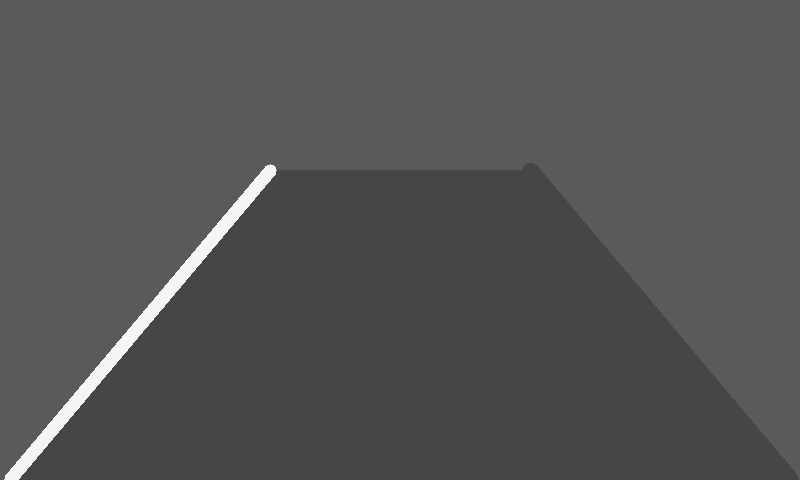
#> input picture PS1_Computer_Vision/outputs/one_lane_run/01_grayscale.png, 800 x 480 px
$ python lane_detection.py outputs/one_lane_run/01_grayscale.png
#> lines starting #> are read from the running program, lines starting #| are printed output that depends on the picture; after the words box and inside, x2 and y2 are one past the last pixel; in counts of white or black regions, pixels touching at a corner belong together
"""Find approximate lane boundaries in one road image."""

import argparse
from pathlib import Path

import cv2
import numpy as np


def save_image(path, image):
    """Save an image, and report a clear error if saving fails."""
    if not cv2.imwrite(str(path), image):
        raise OSError(f"Could not save image: {path}")


def make_road_mask(height, width):
    """Make a white trapezoid over the road; pixels outside it stay black."""
    mask = np.zeros((height, width), dtype=np.uint8)
    top_y = int(height * 0.55)

    # Image coordinates start at the top-left: x goes right, y goes down.
    road_corners = np.array([[
        (int(width * 0.05), height - 1),
        (int(width * 0.15), top_y),
        (int(width * 0.85), top_y),
        (int(width * 0.95), height - 1),
    ]], dtype=np.int32)
    cv2.fillPoly(mask, road_corners, 255)
    return mask


def find_lane_points(road_features, width):
    """Find short line pieces and group their points into left and right sides."""
    lines = cv2.HoughLinesP(
        road_features,
        rho=1,
        theta=np.pi / 180,
        threshold=max(20, int(width * 0.03)),
        minLineLength=max(18, int(width * 0.04)),
        maxLineGap=max(12, int(width * 0.03)),
    )

    left_points, right_points = [], []
    if lines is None:
        return left_points, right_points

    for line in lines:
        x1, y1, x2, y2 = line[0]
        change_x = x2 - x1
        change_y = y2 - y1
        if abs(change_y) < 5:  # Skip nearly horizontal lines.
            continue

        direction = change_x / change_y
        middle_x = (x1 + x2) / 2
        points = [(x1, y1), (x2, y2)]

        # Left and right lane lines usually tilt in opposite directions.
        if direction < -0.18 and middle_x < width / 2:
            left_points.extend(points)
        elif direction > 0.18 and middle_x > width / 2:
            right_points.extend(points)

    return left_points, right_points


def fit_lane_boundary(points, height, width):
    """Fit one long line through the detected points on a side of the lane."""
    if len(points) < 4:
        return None

    points = np.asarray(points, dtype=np.float32)
    if len(np.unique(points[:, 1])) < 2:
        return None

    # Fit x from y because y is the vertical image axis.
    slope, intercept = np.polyfit(points[:, 1], points[:, 0], 1)
    top_y = int(height * 0.55)
    bottom_y = height - 1

    top_x = int(np.clip(slope * top_y + intercept, 0, width - 1))
    bottom_x = int(np.clip(slope * bottom_y + intercept, 0, width - 1))
    return (top_x, top_y), (bottom_x, bottom_y)


def estimate_missing_boundary(found_boundary, missing_side, width):
    """Guess one side from the detected side using a simple lane-width estimate."""
    top, bottom = found_boundary
    direction = -1 if missing_side == "left" else 1

    top_x = top[0] + direction * int(width * 0.28)
    bottom_x = bottom[0] + direction * int(width * 0.55)
    guessed_top = (int(np.clip(top_x, 0, width - 1)), top[1])
    guessed_bottom = (int(np.clip(bottom_x, 0, width - 1)), bottom[1])
    return guessed_top, guessed_bottom


def process_image(image_path, output_folder):
    """Run the image steps, draw the lane area, and save the results."""
    image = cv2.imread(str(image_path))
#> image is the input picture: shape (480, 800, 3); min 70, max 245, mean 83.7
    if image is None:
        raise FileNotFoundError(f"Could not open image: {image_path}")

    output_folder = Path(output_folder)
    output_folder.mkdir(parents=True, exist_ok=True)
    height, width = image.shape[:2]
#> height = 480; width = 800

    # 1. Prepare the image and find edges.
    gray = cv2.cvtColor(image, cv2.COLOR_BGR2GRAY)
    blurred = cv2.GaussianBlur(gray, (5, 5), 0)
    edges = cv2.Canny(blurred, 50, 150)
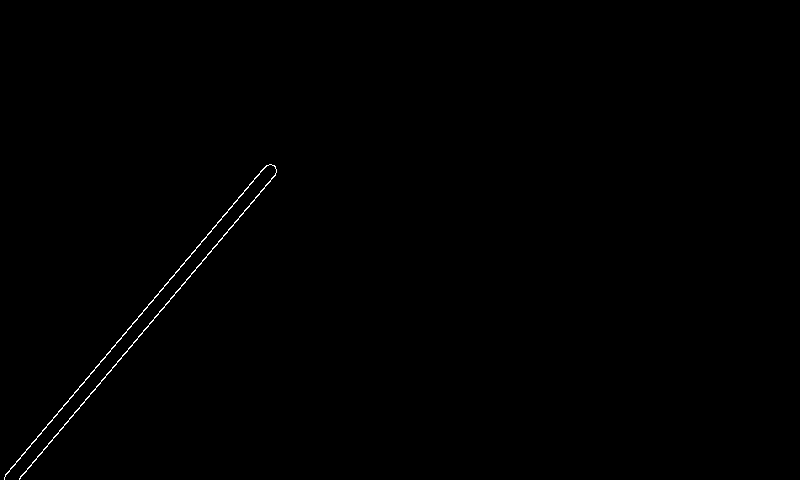
#> edges: shape (480, 800); 0.28% white in thin lines or dots, all inside (x1, y1, x2, y2) = (4, 164, 277, 480)

    # 2. Find white and yellow paint using HSV colour ranges.
    hsv = cv2.cvtColor(image, cv2.COLOR_BGR2HSV)
#> hsv: shape (480, 800, 3); mean H, S, V 0, 0, 83.7
    white = cv2.inRange(hsv, np.array([0, 0, 170]), np.array([180, 90, 255]))
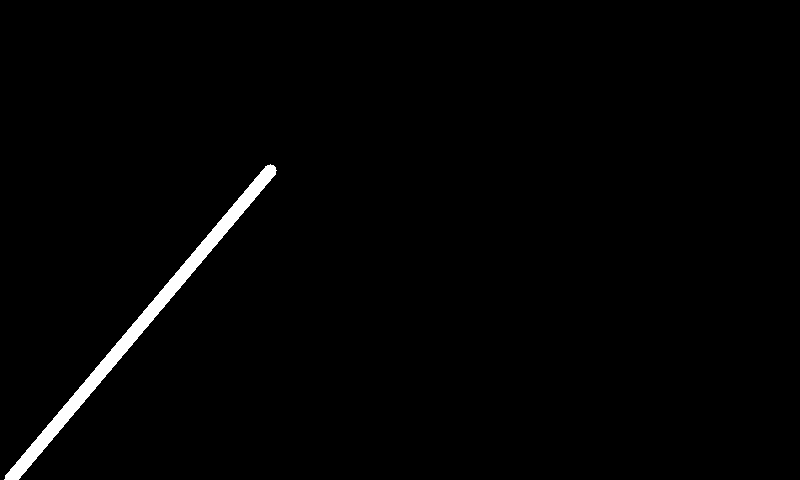
#> white: shape (480, 800); 1.4% white; 1 white region, box (x1, y1, x2, y2) and area: (4, 164, 277, 480) 5287
    yellow = cv2.inRange(hsv, np.array([12, 55, 90]), np.array([40, 255, 255]))
#> yellow: shape (480, 800); every value is 0
    colour_mask = cv2.bitwise_or(white, yellow)

    # 3. Keep edge and paint pixels only in the road-shaped area.
    road_mask = make_road_mask(height, width)
#> in make_road_mask, `cv2.fillPoly(mask, road_corners, 255)`:
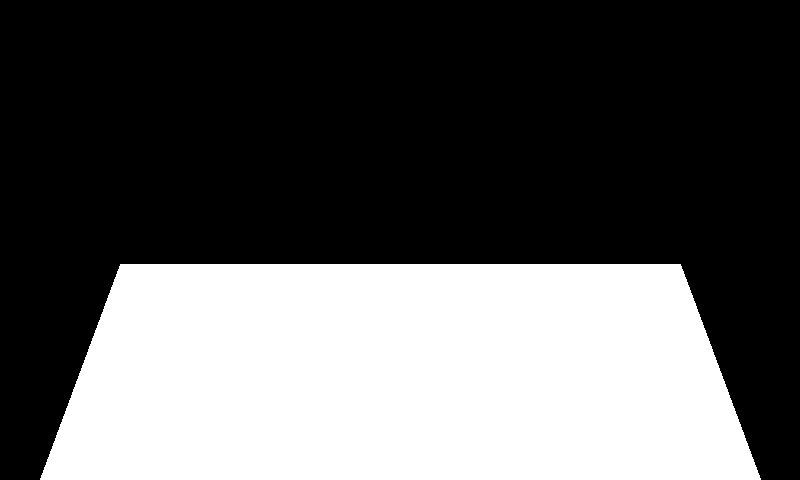
#> mask: shape (480, 800); 36.1% white; 1 white region, box (x1, y1, x2, y2) and area: (40, 264, 761, 480) 138456
    road_edges = cv2.bitwise_and(edges, road_mask)
#> road_edges: shape (480, 800); 0.13% white in thin lines or dots, all inside (x1, y1, x2, y2) = (56, 264, 201, 436)
    road_colour = cv2.bitwise_and(colour_mask, road_mask)
#> road_colour: shape (480, 800); 0.67% white; 1 white region, box (x1, y1, x2, y2) and area: (57, 264, 200, 434) 2582
    road_features = cv2.bitwise_or(road_edges, road_colour)
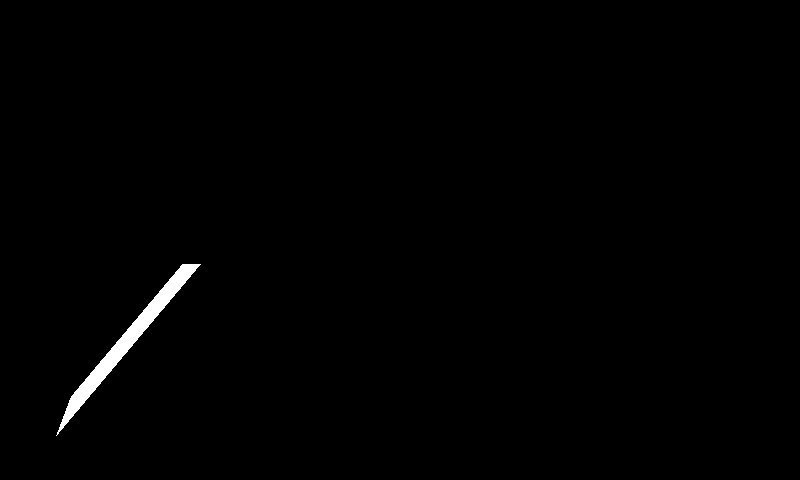
#> road_features: shape (480, 800); 0.74% white; 1 white region, box (x1, y1, x2, y2) and area: (56, 264, 201, 436) 2839

    # 4. Find short lines, group them, and fit one boundary per side.
    left_points, right_points = find_lane_points(road_features, width)
#> in find_lane_points, `lines = cv2.HoughLinesP( road_features, rho=1, theta=np.pi / 180, thre..`: lines = 16 rows, first 6: [60, 424, 194, 264], [58, 430, 197, 264], [67, 406, 191, 264], [66, 409, 192, 264], [56, 435, 199, 264], [70, 402, 186, 264]
#> the loop in find_lane_points, `for line in lines:` made 16 passes
#> (x1, y1, x2, y2, change_x, change_y, direction, middle_x) on passes 1 to 12: (60, 424, 194, 264, 134, -160, -0.838, 127), (58, 430, 197, 264, 139, -166, -0.837, 127.5), (67, 406, 191, 264, 124, -142, -0.873, 129), (66, 409, 192, 264, 126, -145, -0.869, 129), (56, 435, 199, 264, 143, -171, -0.836, 127.5), (70, 402, 186, 264, 116, -138, -0.841, 128), (68, 403, 184, 264, 116, -139, -0.835, 126), (71, 396, 182, 264, 111, -132, -0.841, 126.5), (69, 400, 183, 264, 114, -136, -0.838, 126), (62, 420, 193, 264, 131, -156, -0.84, 127.5), (59, 427, 196, 264, 137, -163, -0.84, 127.5), (63, 417, 189, 267, 126, -150, -0.84, 126)
#> after the loop in find_lane_points, `for line in lines:`: left_points = 32 pairs, first value 56 to 200, second value 264 to 435; right_points = []
#> right_points = []
    left = fit_lane_boundary(left_points, height, width)
#> in fit_lane_boundary, `points = np.asarray(points, dtype=np.float32)`: points has the same summary as left_points in find_lane_points
#> in fit_lane_boundary, `slope, intercept = np.polyfit(points[:, 1], points[:, 0], 1)`: slope = -0.84; intercept = 412.7
#> in fit_lane_boundary, `top_x = int(np.clip(slope * top_y + intercept, 0, width - 1))`: top_x = 191
#> in fit_lane_boundary, `bottom_x = int(np.clip(slope * bottom_y + intercept, 0, width - 1))`: bottom_x = 10
#> left = ((191, 264), (10, 479))
    right = fit_lane_boundary(right_points, height, width)
    left_detected = left is not None
#> left_detected = True
    right_detected = right is not None
#> right_detected = False

    # Save these steps even when no lane is found, so they can be inspected.
    steps = [
        ("01_grayscale.png", gray),
        ("02_blurred.png", blurred),
        ("03_colour_mask.png", colour_mask),
        ("04_edges.png", edges),
        ("05_roi_mask.png", road_mask),
        ("06_roi_edges.png", road_features),
    ]
    for filename, step_image in steps:
        save_image(output_folder / filename, step_image)
#> this loop made 6 passes
#> filename on passes 1 to 6: '01_grayscale.png', '02_blurred.png', '03_colour_mask.png', '04_edges.png', '05_roi_mask.png', '06_roi_edges.png'

    if left is None and right is None:
        raise RuntimeError(f"No lane boundary was found. Check the images in {output_folder}")
    if left is None:
        left = estimate_missing_boundary(right, "left", width)
    if right is None:
        right = estimate_missing_boundary(left, "right", width)
#> in estimate_missing_boundary, `top, bottom = found_boundary`: top = (191, 264); bottom = (10, 479)
#> in estimate_missing_boundary, `top_x = top[0] + direction * int(width * 0.28)`: top_x = 415
#> in estimate_missing_boundary, `bottom_x = bottom[0] + direction * int(width * 0.55)`: bottom_x = 450
#> in estimate_missing_boundary, `guessed_top = (int(np.clip(top_x, 0, width - 1)), top[1])`: guessed_top = (415, 264)
#> in estimate_missing_boundary, `guessed_bottom = (int(np.clip(bottom_x, 0, width - 1)), bottom[1])`: guessed_bottom = (450, 479)
#> right = ((415, 264), (450, 479))

    # The polygon is the area between the two lane boundaries.
    left_top, left_bottom = left
#> left_top = (191, 264); left_bottom = (10, 479)
    right_top, right_bottom = right
#> right_top = (415, 264); right_bottom = (450, 479)
    lane_polygon = np.array([[
        left_bottom, left_top, right_top, right_bottom
    ]], dtype=np.int32)
#> lane_polygon = [[10, 479], [191, 264], [415, 264], [450, 479]]

    # Assignment output: black inside the lane, white everywhere else.
    lane_mask = np.full((height, width), 255, dtype=np.uint8)
    cv2.fillPoly(lane_mask, lane_polygon, 0)
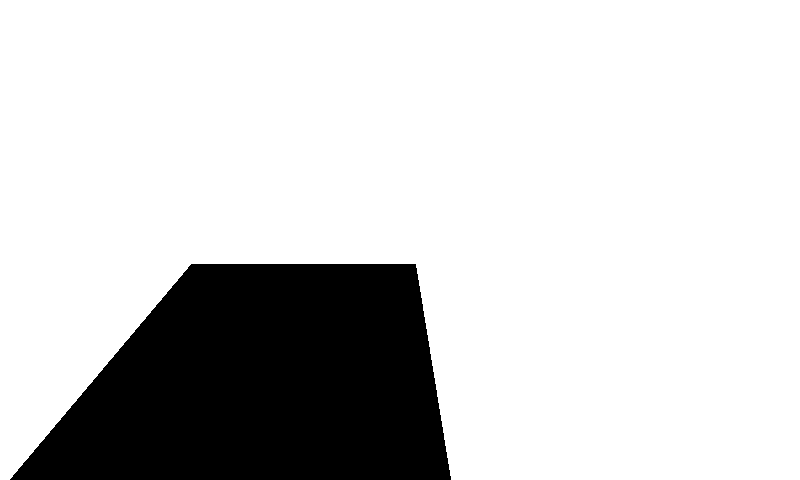
#> lane_mask: shape (480, 800); 81.3% white; 1 black region, box (x1, y1, x2, y2) and area: (10, 264, 451, 480) 71928

    # Also draw a green lane area and red boundary lines on the original photo.
    overlay = image.copy()
    green_area = np.zeros_like(image)
    cv2.fillPoly(green_area, lane_polygon, (40, 170, 40))
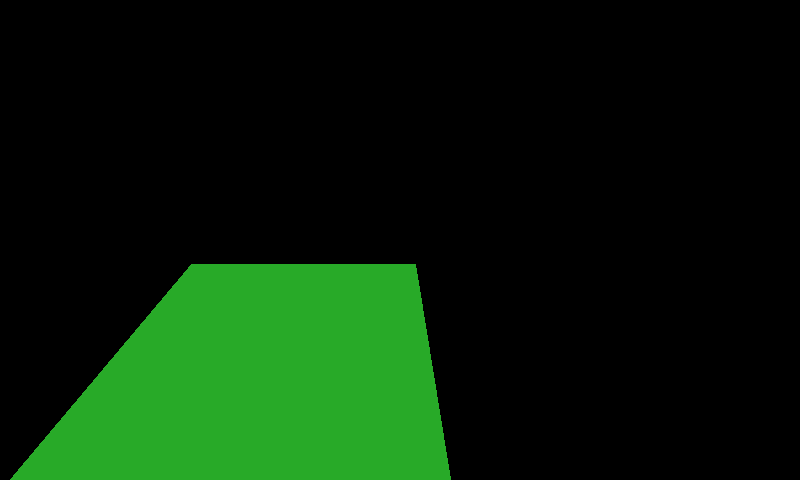
#> green_area: shape (480, 800, 3); mean of channels 0, 1, 2 7.5, 31.8, 7.5; drawn as B, G, R
    overlay = cv2.addWeighted(overlay, 0.72, green_area, 0.28, 0)
    thickness = max(2, width // 300)
#> thickness = 2
    cv2.line(overlay, left_top, left_bottom, (0, 0, 255), thickness)
    cv2.line(overlay, right_top, right_bottom, (0, 0, 255), thickness)
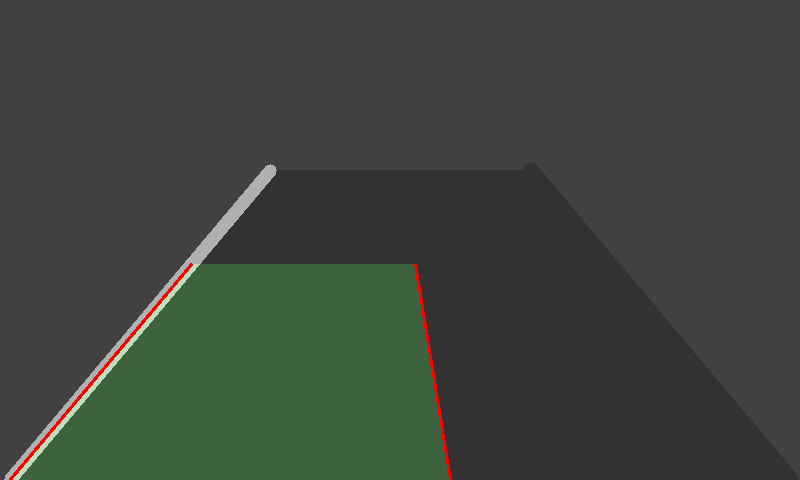
#> overlay: shape (480, 800, 3); mean B, G, R 61.9, 68.6, 62.9

    save_image(output_folder / "07_detected_lane_boundaries.png", overlay)
    save_image(output_folder / "08_lane_region_binary.png", lane_mask)

    result = {
        "left_detected": left_detected,
        "right_detected": right_detected,
        "left_estimated": not left_detected,
        "right_estimated": not right_detected,
        "output_folder": output_folder.resolve(),
        "binary_path": (output_folder / "08_lane_region_binary.png").resolve(),
    }
    for name, value in result.items():
        print(f"{name}: {value}")
#> this loop made 6 passes
#> (name, value) on passes 1 to 4: ('left_detected', True), ('right_detected', False), ('left_estimated', False), ('right_estimated', True)
#| left_detected: True
#| right_detected: False
#| left_estimated: False
#| right_estimated: True
#| output_folder: PS1_Computer_Vision/outputs
#| binary_path: PS1_Computer_Vision/outputs/08_lane_region_binary.png
    return result


def main():
    """Read the image path from the command line and run the program."""
    parser = argparse.ArgumentParser(description="Find lane boundaries in a road image.")
    parser.add_argument("image", type=Path, help="path to a road image")
    parser.add_argument(
        "--output-folder",
        type=Path,
        default=Path(__file__).parent / "outputs",
        help="folder for the result images",
    )
    args = parser.parse_args()

    try:
        process_image(args.image, args.output_folder)
    except (FileNotFoundError, OSError, RuntimeError) as error:
        parser.exit(2, f"Error: {error}\n")


if __name__ == "__main__":
    main()
